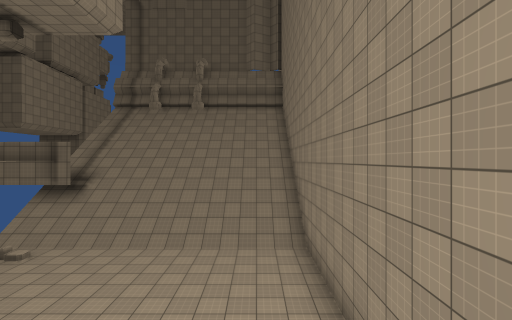
[1] (above)

18 first-person views from a walk through a scene from a Unity 3-D project. The camera is 1.5 m above the floor, looks level and sees 85° across. The floor is counted in squares, 2 m on a side. Each view is taken from the middle of a square. On the plan, view 1 faces up. The plan holds only what a view shows up to about 10 squares ahead; the rest is blank. The place goes on beyond the plan. Surface patterns are stand-ins for the level's own textures.

[2]
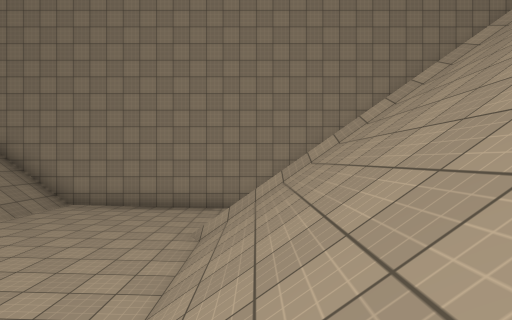

[3]
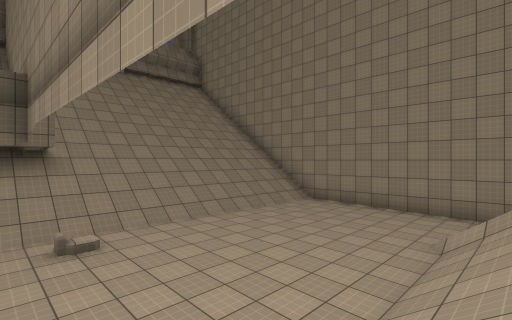

[4]
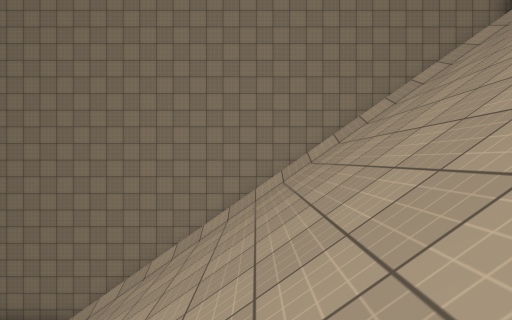

[5]
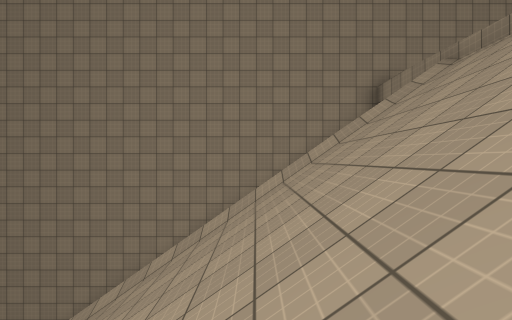

[6]
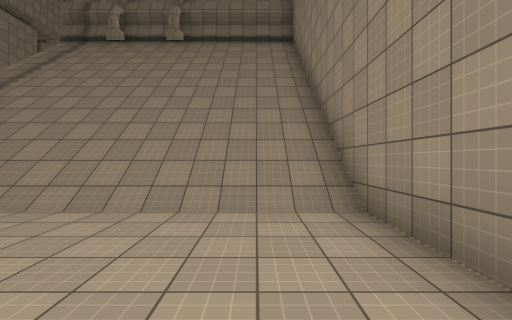

[7]
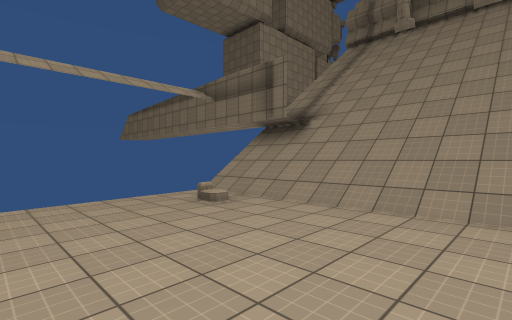

[8]
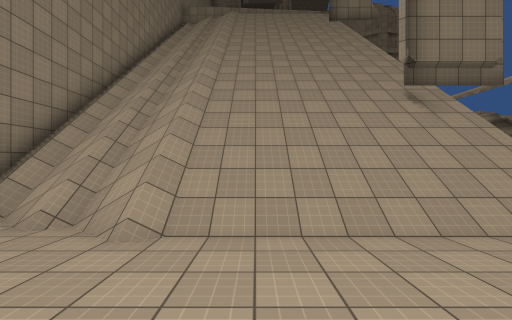

[9]
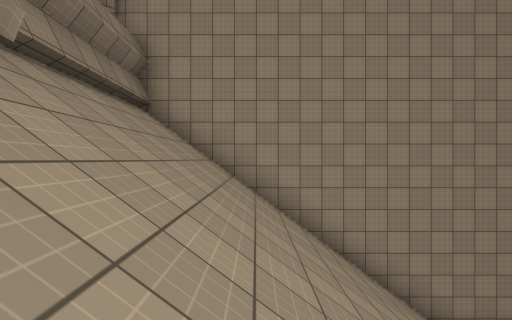

[10]
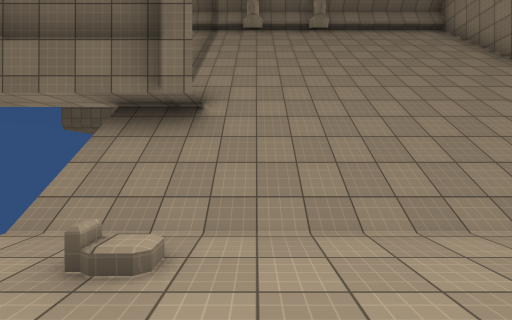

[11]
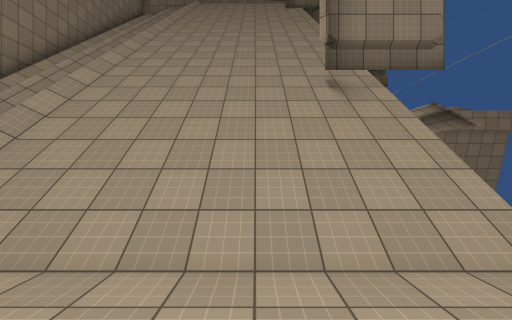

[12]
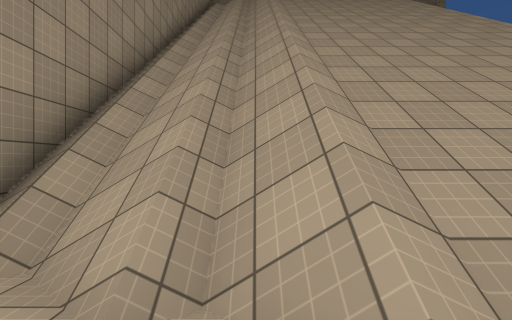

[13]
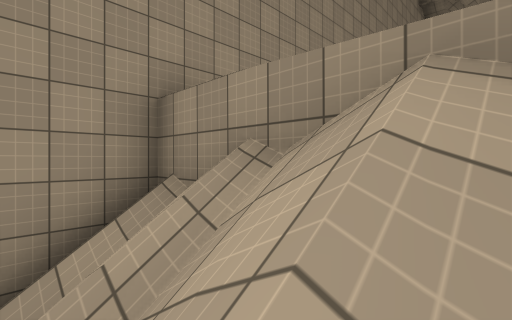

[14]
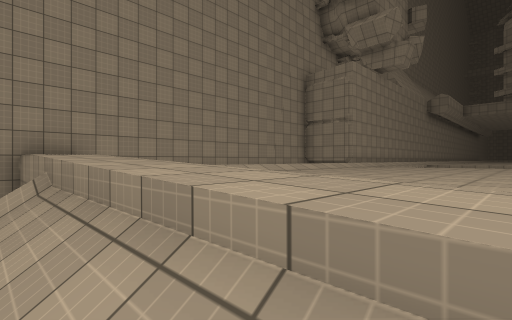

[15]
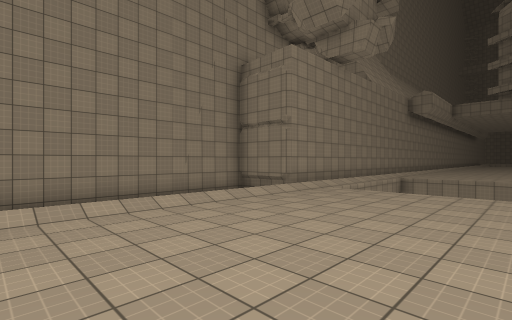

[16]
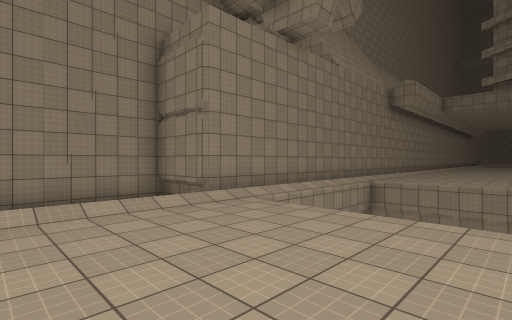

[17]
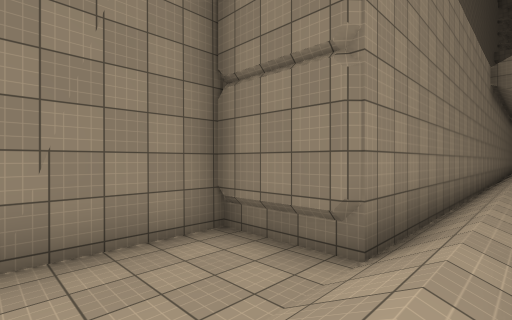

[18]
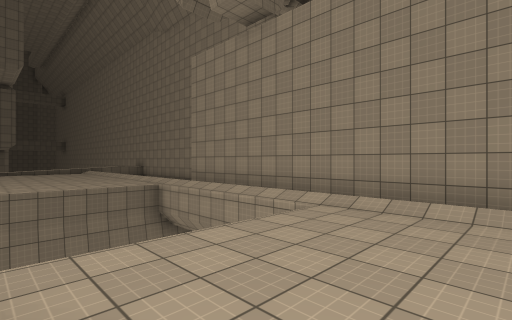

### Floor plan
Key: @ floor where view 1 was taken; # wall or solid block; . main floor; - floor 0.75 m lower than the main floor; _ floor 8 m lower than the main floor; < floor 19.25 m lower than the main floor; / step, stairs or slope; = window, fence, low wall or low ledge; ^ raised ledge; v drop or lower ground.
Columns run from 10 left of view 1 to 2 right of it. Each row starts with its distance up from view 1.
 15    ##########
 14    ^/#/#////#
 13    ^////////#
 12    ^////////#
 11    ^////////#
 10    ^////////#
  9 #####///////#
  8    /////////#
  7    </<<<<<<<#
  6    <<<<<<<<<#
  5    <<<<<<<<<#
  4    <<<<<<<<<#
  3    ///////<<#
  2    /////////#
  1     ////////#
  0  ^##//////@/#
 -1  ^ /////////#
 -2  ^ /////////#
 -3  ^ /////////#
 -4    /////////#
 -5    _////////#
 -6     ////////#
 -7    //////   #
 -8     /////  /#
 -9      ///////#
-10     ////////#
-11     ........=
-12     ...../  #
-13     ..  .   #
-14     .....   #
-15     .....   #
-16     .....   #
-17     .....   #
-18     ..... --#
-19     ...../--#
-20     ...../--#
-21      vvvv/###
-22         v/#
-23         v/#
-24         v/#
-25         v/#
-26      vvvv/#
-27     ...../#
-28     ...../#
-29     ...../#

Where each view was taken, in squares from view 1:
view 1: 0 up, 0 right, facing up
view 2: 2 up, 7 left, facing right
view 3: 2 up, 7 left, facing up-right
view 4: 3 down, 7 left, facing right
view 5: 7 down, 7 left, facing right
view 6: 4 up, 0 right, facing up
view 7: 4 up, 2 left, facing up-left
view 8: 6 up, 3 left, facing down
view 9: 12 up, 5 left, facing right
view 10: 5 up, 5 left, facing up
view 11: 5 up, 5 left, facing down
view 12: 4 up, 1 left, facing down
view 13: 9 down, 2 left, facing down-right
view 14: 10 down, 6 left, facing down-right
view 15: 14 down, 6 left, facing down-right
view 16: 17 down, 6 left, facing down-right
view 17: 18 down, 2 left, facing down-right
view 18: 29 down, 6 left, facing up-right
